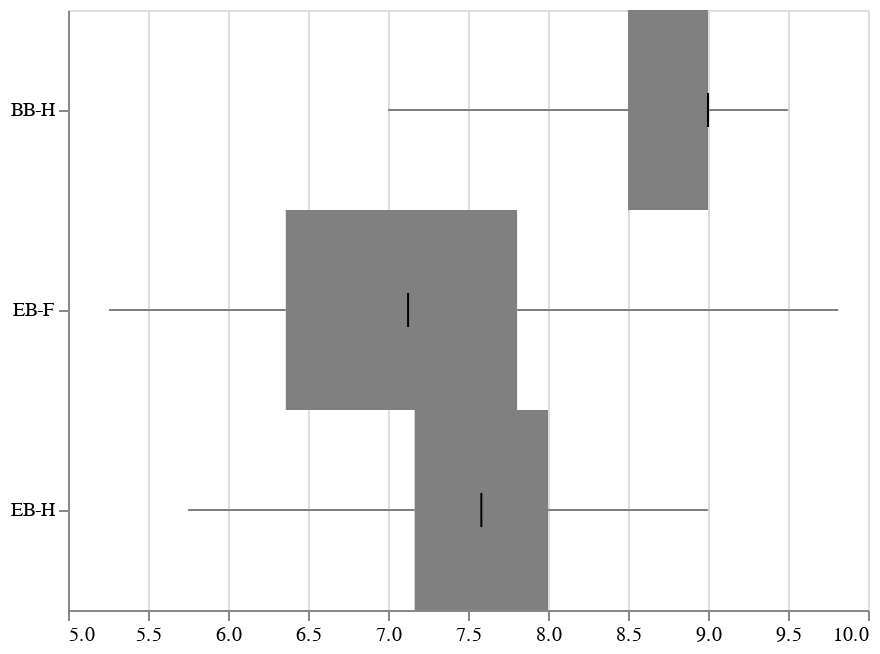

The notebook cell this image was saved under:
### Code cell
hboxplot(y.melt(), x='value', y='variable')

### Figure 1 — Vega-Lite specification as saved in the notebook (floating-point values rounded to 4 significant figures; data arrays with more than 128 entries replaced by an {"elided": "..."} marker saying what was removed)
{"$schema": "https://vega.github.io/schema/vega-lite/v2.6.0.json", "config": {"view": {"height": 300, "width": 400}}, "datasets": {"data-601cd773f715ef79f4a357f5c1c9fbce": {"elided": "276 records"}}, "layer": [{"data": {"name": "data-601cd773f715ef79f4a357f5c1c9fbce"}, "encoding": {"color": {"value": "grey"}, "x": {"aggregate": "min", "field": "value", "scale": {"zero": false}, "title": null, "type": "quantitative"}, "x2": {"aggregate": "q1", "field": "value", "type": "quantitative"}, "y": {"field": "variable", "title": null, "type": "nominal"}}, "mark": "rule"}, {"data": {"name": "data-601cd773f715ef79f4a357f5c1c9fbce"}, "encoding": {"color": {"value": "grey"}, "x": {"aggregate": "q1", "field": "value", "type": "quantitative"}, "x2": {"aggregate": "q3", "field": "value", "type": "quantitative"}, "y": {"field": "variable", "title": null, "type": "nominal"}}, "mark": "bar"}, {"data": {"name": "data-601cd773f715ef79f4a357f5c1c9fbce"}, "encoding": {"color": {"value": "grey"}, "x": {"aggregate": "q3", "field": "value", "type": "quantitative"}, "x2": {"aggregate": "max", "field": "value", "type": "quantitative"}, "y": {"field": "variable", "title": null, "type": "nominal"}}, "mark": "rule"}, {"data": {"name": "data-601cd773f715ef79f4a357f5c1c9fbce"}, "encoding": {"color": {"value": "black"}, "x": {"aggregate": "median", "field": "value", "type": "quantitative"}, "y": {"field": "variable", "title": null, "type": "nominal"}}, "mark": {"size": 17, "type": "tick"}}]}
